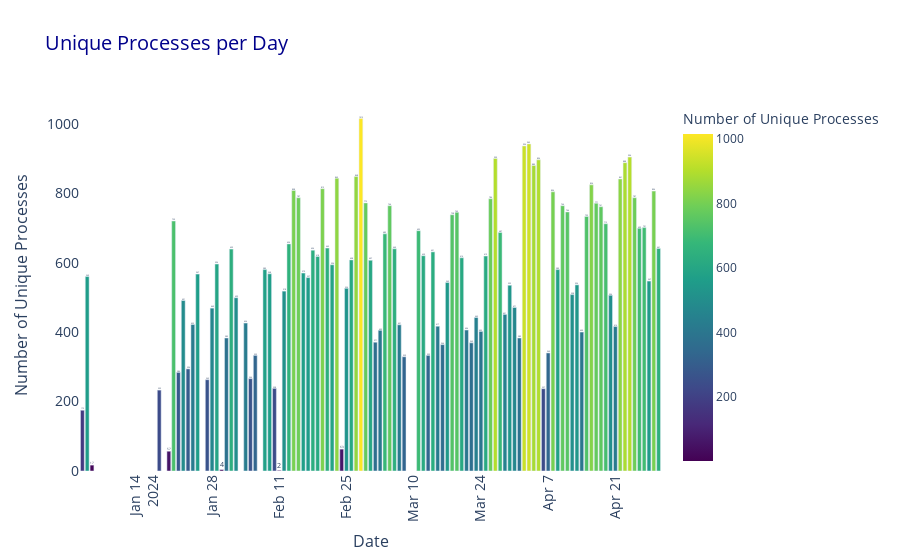

Write notebook code for a chart like this one.
### Code cell
# Calculate the number of unique processes per day
daily_process_counts = df.groupby('date')['procName'].nunique().reset_index()
daily_process_counts.columns = ['Date', 'UniqueProcesses']

# Create the bar chart using Plotly Express with color and style options
fig = px.bar(daily_process_counts, x='Date', y='UniqueProcesses', 
             title='Unique Processes per Day',
             labels={'Date': 'Date', 'UniqueProcesses': 'Number of Unique Processes'},
             text='UniqueProcesses',
             color='UniqueProcesses',  # Color bars by the count of unique processes
             color_continuous_scale='Viridis')  # Choose a color scale

# Customize layout for a more colorful appearance
fig.update_layout(
    xaxis_title='Date',
    yaxis_title='Number of Unique Processes',
    plot_bgcolor='white',  # Background color of the plotting area
    paper_bgcolor='white',     # Background color of the entire figure
    title_font=dict(size=20, color='darkblue'),
    xaxis=dict(
        tickangle=-90,            # Angle of x-axis tick labels for better readability
        title_font=dict(size=16),
        tickfont=dict(size=14)
    ),
    yaxis=dict(
        title_font=dict(size=16),
        tickfont=dict(size=14)
    ),
    showlegend=False            # Hide legend if not necessary
)

# Display the bar chart
fig.show()

### Figure 1 — Plotly figure (JSON) as saved in the notebook; plotly's stock layout.template omitted (floating-point values rounded to 4 significant figures)
{"data": [{"alignmentgroup": "True", "hovertemplate": "Date=%{x}<br>Number of Unique Processes=%{marker.color}<extra></extra>", "legendgroup": "", "marker": {"color": [175, 560, 17, 233, 57, 720, 284, 491, 294, 422, 567, 263, 469, 596, 4, 383, 639, 499, 426, 266, 333, 580, 568, 238, 2, 518, 654, 808, 787, 570, 557, 636, 618, 813, 642, 594, 843, 63, 526, 608, 848, 1015, 772, 607, 371, 405, 683, 764, 640, 421, 329, 692, 620, 333, 631, 417, 364, 543, 738, 745, 614, 406, 369, 442, 402, 619, 784, 900, 687, 451, 535, 471, 383, 936, 942, 880, 896, 237, 340, 804, 580, 764, 746, 508, 536, 400, 733, 824, 771, 761, 712, 506, 416, 841, 888, 904, 787, 699, 701, 547, 806, 641], "coloraxis": "coloraxis", "pattern": {"shape": ""}}, "name": "", "offsetgroup": "", "orientation": "v", "showlegend": false, "text": [175, 560, 17, 233, 57, 720, 284, 491, 294, 422, 567, 263, 469, 596, 4, 383, 639, 499, 426, 266, 333, 580, 568, 238, 2, 518, 654, 808, 787, 570, 557, 636, 618, 813, 642, 594, 843, 63, 526, 608, 848, 1015, 772, 607, 371, 405, 683, 764, 640, 421, 329, 692, 620, 333, 631, 417, 364, 543, 738, 745, 614, 406, 369, 442, 402, 619, 784, 900, 687, 451, 535, 471, 383, 936, 942, 880, 896, 237, 340, 804, 580, 764, 746, 508, 536, 400, 733, 824, 771, 761, 712, 506, 416, 841, 888, 904, 787, 699, 701, 547, 806, 641], "textposition": "auto", "type": "bar", "x": ["2024-01-01", "2024-01-02", "2024-01-03", "2024-01-17", "2024-01-19", "2024-01-20", "2024-01-21", "2024-01-22", "2024-01-23", "2024-01-24", "2024-01-25", "2024-01-27", "2024-01-28", "2024-01-29", "2024-01-30", "2024-01-31", "2024-02-01", "2024-02-02", "2024-02-04", "2024-02-05", "2024-02-06", "2024-02-08", "2024-02-09", "2024-02-10", "2024-02-11", "2024-02-12", "2024-02-13", "2024-02-14", "2024-02-15", "2024-02-16", "2024-02-17", "2024-02-18", "2024-02-19", "2024-02-20", "2024-02-21", "2024-02-22", "2024-02-23", "2024-02-24", "2024-02-25", "2024-02-26", "2024-02-27", "2024-02-28", "2024-02-29", "2024-03-01", "2024-03-02", "2024-03-03", "2024-03-04", "2024-03-05", "2024-03-06", "2024-03-07", "2024-03-08", "2024-03-11", "2024-03-12", "2024-03-13", "2024-03-14", "2024-03-15", "2024-03-16", "2024-03-17", "2024-03-18", "2024-03-19", "2024-03-20", "2024-03-21", "2024-03-22", "2024-03-23", "2024-03-24", "2024-03-25", "2024-03-26", "2024-03-27", "2024-03-28", "2024-03-29", "2024-03-30", "2024-03-31", "2024-04-01", "2024-04-02", "2024-04-03", "2024-04-04", "2024-04-05", "2024-04-06", "2024-04-07", "2024-04-08", "2024-04-09", "2024-04-10", "2024-04-11", "2024-04-12", "2024-04-13", "2024-04-14", "2024-04-15", "2024-04-16", "2024-04-17", "2024-04-18", "2024-04-19", "2024-04-20", "2024-04-21", "2024-04-22", "2024-04-23", "2024-04-24", "2024-04-25", "2024-04-26", "2024-04-27", "2024-04-28", "2024-04-29", "2024-04-30"], "xaxis": "x", "y": [175, 560, 17, 233, 57, 720, 284, 491, 294, 422, 567, 263, 469, 596, 4, 383, 639, 499, 426, 266, 333, 580, 568, 238, 2, 518, 654, 808, 787, 570, 557, 636, 618, 813, 642, 594, 843, 63, 526, 608, 848, 1015, 772, 607, 371, 405, 683, 764, 640, 421, 329, 692, 620, 333, 631, 417, 364, 543, 738, 745, 614, 406, 369, 442, 402, 619, 784, 900, 687, 451, 535, 471, 383, 936, 942, 880, 896, 237, 340, 804, 580, 764, 746, 508, 536, 400, 733, 824, 771, 761, 712, 506, 416, 841, 888, 904, 787, 699, 701, 547, 806, 641], "yaxis": "y"}], "layout": {"barmode": "relative", "coloraxis": {"colorbar": {"title": {"text": "Number of Unique Processes"}}, "colorscale": [[0, "#440154"], [0.1111, "#482878"], [0.2222, "#3e4989"], [0.3333, "#31688e"], [0.4444, "#26828e"], [0.5556, "#1f9e89"], [0.6667, "#35b779"], [0.7778, "#6ece58"], [0.8889, "#b5de2b"], [1, "#fde725"]]}, "legend": {"tracegroupgap": 0}, "paper_bgcolor": "white", "plot_bgcolor": "white", "showlegend": false, "title": {"font": {"color": "darkblue", "size": 20}, "text": "Unique Processes per Day"}, "xaxis": {"anchor": "y", "domain": [0, 1], "tickangle": -90, "tickfont": {"size": 14}, "title": {"font": {"size": 16}, "text": "Date"}}, "yaxis": {"anchor": "x", "domain": [0, 1], "tickfont": {"size": 14}, "title": {"font": {"size": 16}, "text": "Number of Unique Processes"}}}}
